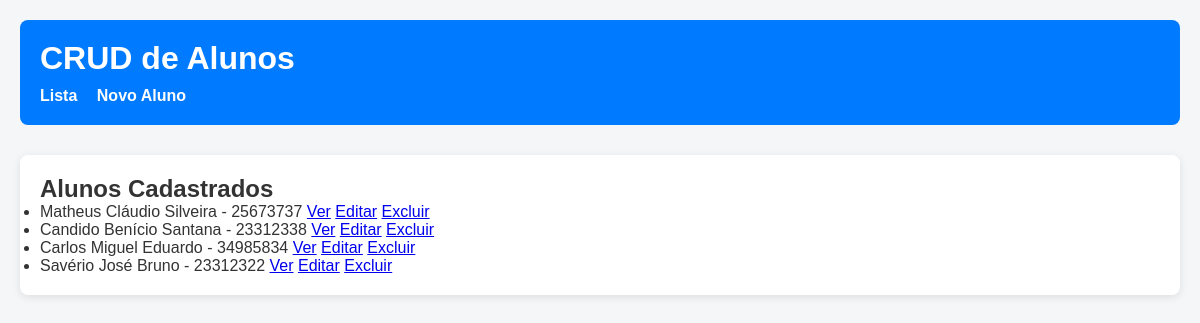
Before: / with the older database file.
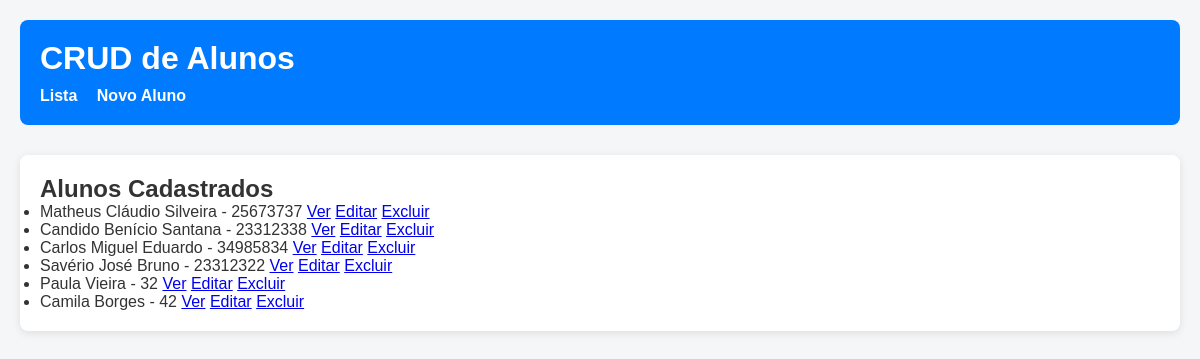
After: the same page with the newer database file.
### app/models.py (models this page shows, shortened)
class Aluno(models.Model):
    nome = models.CharField(max_length=100)
    matricula = models.CharField(max_length=20, unique=True)
    criado_em = models.DateTimeField(auto_now_add=True)

### app/views.py (the view)
# urls.py: path('', views.lista_alunos, name='lista_alunos'),                # Listagem
def lista_alunos(request):
    alunos = Aluno.objects.all()
    return render(request, 'app/lista.html', {'alunos': alunos})

### templates/app/lista.html (shortened to what this page needs)
{% extends "base.html" %}
{% block content %}
<h2>Alunos Cadastrados</h2>
<ul>
    {% for aluno in alunos %}
        <li>
            {{ aluno.nome }} - {{ aluno.matricula }}
            <a href="{% url 'aluno_detalhe' aluno.pk %}">Ver</a>
            <a href="{% url 'aluno_update' aluno.pk %}">Editar</a>
            <a href="{% url 'aluno_delete' aluno.pk %}">Excluir</a>
        </li>
    {% empty %}
        <li>Nenhum aluno cadastrado.</li>
    {% endfor %}
</ul>
{% endblock %}

### templates/base.html (shortened to what this page needs)
<!DOCTYPE html>
<html lang="pt-br">
<head>
</head>
<body>
    <header>
        <h1>CRUD de Alunos</h1>
        <nav>
            <a href="{% url 'lista_alunos' %}">Lista</a>
            <a href="{% url 'aluno_create' %}">Novo Aluno</a>
        </nav>
    </header>
    <main>
        {% block content %}{% endblock %}
    </main>
</body>
</html>

### templates/base.html (style rules this page uses)
* { margin: 0; padding: 0; box-sizing: border-box; }
body { font-family: 'Arial', sans-serif; background-color: #f4f6f8; color: #333; padding: 20px; }
header { background-color: #007BFF; color: white; padding: 20px; border-radius: 8px; margin-bottom: 30px; }
header h1 { margin-bottom: 10px; }
nav a { color: white; text-decoration: none; margin-right: 15px; font-weight: bold; }
main { background-color: white; padding: 20px; border-radius: 8px; box-shadow: 0 2px 8px rgba(0,0,0,0.1); }

Changed rows visible on the page:
added Aluno: nome "Paula Vieira", matricula "32"
added Aluno: nome "Camila Borges", matricula "42"
